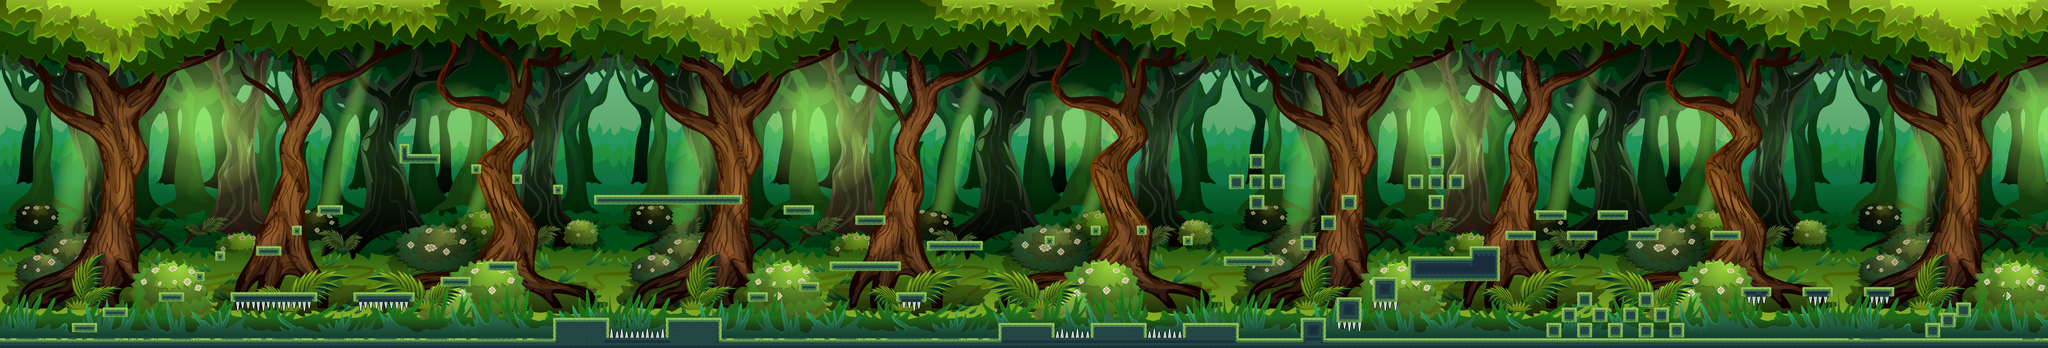

Rendered tile map (Tiled .tmx) drawn with the repository's tilesets; below, a short description and the map source with its tile grids summarised:
An orthogonal 400x68 tile map with 16x16 px tiles, 3 tile layers (Background, Elements, Ground), 5 tilesets and 118 objects (25x coinSpawn, 11x spike, playerSpawn, finishSpawn, snake).

<map version="1.2" tiledversion="1.2.3" orientation="orthogonal" renderorder="right-down" width="400" height="68" tilewidth="16" tileheight="16" infinite="0" nextlayerid="25" nextobjectid="201">
 <tileset firstgid="1" name="jungleSheet" tilewidth="16" tileheight="16" tilecount="741" columns="39">
  <image source="../../titlesets/jungleSheet.png" width="624" height="304" />
 </tileset>
 <tileset firstgid="742" name="Cartoon_Forest_BG_720p" tilewidth="16" tileheight="16" tilecount="3600" columns="80">
  <image source="Cartoon_Forest_BG_720p.png" width="1280" height="720" />
 </tileset>
 <tileset firstgid="4342" name="spikes" tilewidth="16" tileheight="16" tilecount="100" columns="10">
  <image source="../../titlesets/Obstacle Spike/spikes.png" width="164" height="160" />
 </tileset>
 <tileset firstgid="4442" name="spikes_8" tilewidth="16" tileheight="16" tilecount="8" columns="4">
  <image source="../../titlesets/spikes/spikes_8.png" width="64" height="38" />
 </tileset>
 <tileset firstgid="4450" name="Cartoon_Forest_BG_01" tilewidth="16" tileheight="16" tilecount="8040" columns="120">
  <image source="Cartoon_Forest_BG_01.png" width="1920" height="1080" />
 </tileset>
 <layer id="16" name="Background" width="400" height="68">
  <data>[27200 cells, 27200 non-empty, 8041 distinct tile ids]</data>
 </layer>
 <layer id="17" name="Elements" width="400" height="68">
  <data>[27200 cells, 1760 non-empty, 112 distinct tile ids]</data>
 </layer>
 <layer id="18" name="Ground" width="400" height="68">
  <data>[27200 cells, 464 non-empty, 27 distinct tile ids]</data>
 </layer>
 <objectgroup id="9" name="Terrain">
  <object id="3" x="719.667" y="914.603" width="270" height="28.7273" />
  <object id="6" x="0.333333" y="1057.33" width="6399.12" height="30.6667" />
  <object id="8" x="1105" y="913.303" width="190" height="28.7273" />
  <object id="10" x="1728" y="993" width="175.667" height="63" />
  <object id="11" x="-6" y="1" width="6.66667" height="1087" />
  <object id="40" x="2080" y="992" width="170" height="65" />
  <object id="48" x="322" y="964" width="75" height="25" />
  <object id="50" x="498" y="914" width="73" height="29" />
  <object id="62" x="1380" y="867" width="88" height="27" />
  <object id="63" x="1525" y="820" width="87" height="26" />
  <object id="73" x="1859" y="611" width="459" height="27" />
  <object id="74" x="2453" y="642" width="91" height="31" />
  <object id="76" x="2342" y="917" width="59" height="27" />
  <object id="77" x="2593" y="820" width="221" height="25" />
  <object id="79" x="2900" y="755" width="174" height="25" />
  <object id="82" x="6392.67" y="3.5" width="6.66667" height="1085" />
  <object id="97" x="608.5" y="850" width="30" height="26" />
  <object id="98" x="803.5" y="770.5" width="73" height="29" />
  <object id="99" x="910.5" y="706.5" width="32" height="29" />
  <object id="100" x="995.5" y="640.5" width="73" height="29" />
  <object id="105" x="1473.5" y="513.5" width="29" height="29" />
  <object id="106" x="1602.5" y="546.5" width="29" height="29" />
  <object id="107" x="1729.5" y="578.5" width="29" height="29" />
  <object id="108" x="1249.5" y="482.5" width="125" height="29" />
  <object id="109" x="1249.5" y="451.5" width="29" height="29" />
  <object id="112" x="2674.5" y="678.5" width="91" height="20" />
  <object id="116" x="674" y="790" width="30" height="26" />
  <object id="117" x="226.5" y="1012.5" width="75" height="25" />
  <object id="121" x="3119" y="1011.5" width="174" height="44" />
  <object id="122" x="3409" y="1011.5" width="174" height="44" />
  <object id="123" x="3697" y="1011.5" width="174" height="43" />
  <object id="124" x="4067" y="996" width="73" height="62" />
  <object id="125" x="4177" y="931" width="77" height="77" />
  <object id="126" x="4290" y="867" width="76" height="78" />
  <object id="127" x="4401" y="803" width="286" height="76" />
  <object id="132" x="3265.5" y="736.5" width="29" height="29" />
  <object id="133" x="3408.5" y="707.5" width="29" height="29" />
  <object id="134" x="3553.5" y="706.5" width="29" height="29" />
  <object id="135" x="3696.5" y="737.5" width="29" height="29" />
  <object id="136" x="2496.5" y="879.5" width="63" height="31" />
  <object id="137" x="4066" y="741" width="45" height="43" />
  <object id="138" x="4131.5" y="676" width="45" height="43" />
  <object id="139" x="4193.5" y="612" width="45" height="45" />
  <object id="144" x="3824.5" y="805" width="158" height="25" />
  <object id="145" x="3968.5" y="548" width="45" height="43" />
  <object id="148" x="4401.5" y="548" width="45" height="44" />
  <object id="149" x="4464.5" y="485" width="45" height="43" />
  <object id="150" x="4465.5" y="547" width="45" height="46" />
  <object id="151" x="4465.5" y="609" width="45" height="46" />
  <object id="152" x="4529.5" y="546" width="45" height="46" />
  <object id="153" x="3906.5" y="487" width="45" height="41" />
  <object id="154" x="3906.5" y="610" width="45" height="46" />
  <object id="155" x="3842.5" y="547" width="45" height="46" />
  <object id="156" x="3905.5" y="546" width="45" height="46" />
  <object id="157" x="2800.5" y="915.5" width="93" height="25" />
  <object id="166" x="4929.5" y="915" width="45" height="46" />
  <object id="167" x="4975.5" y="962" width="45" height="46" />
  <object id="168" x="4880.5" y="963" width="45" height="46" />
  <object id="169" x="4833.5" y="1011" width="45" height="46" />
  <object id="170" x="4929.5" y="1011" width="45" height="46" />
  <object id="171" x="5026.5" y="1012" width="45" height="46" />
  <object id="172" x="5073.5" y="964" width="45" height="46" />
  <object id="173" x="5122.5" y="915" width="45" height="46" />
  <object id="174" x="5169.5" y="961" width="45" height="46" />
  <object id="175" x="5217.5" y="1011" width="45" height="46" />
  <object id="176" x="5121.5" y="1012" width="45" height="46" />
  <object id="177" x="4706.5" y="721" width="91" height="28" />
  <object id="178" x="4803.5" y="658" width="91" height="28" />
  <object id="179" x="4898.5" y="722" width="91" height="28" />
  <object id="180" x="4995.5" y="659" width="91" height="28" />
  <object id="181" x="5088.5" y="723" width="91" height="28" />
  <object id="184" x="4593.5" y="771" width="94" height="31" />
  <object id="186" x="5346.5" y="722" width="91" height="28" />
  <object id="187" x="5443.5" y="899" width="91" height="28" />
  <object id="188" x="5634.5" y="897" width="91" height="28" />
  <object id="189" x="5826.5" y="899" width="91" height="28" />
  <object id="198" x="6018.5" y="1015" width="48" height="41" />
  <object id="199" x="6066.5" y="976" width="49" height="46" />
  <object id="200" x="6113.5" y="947" width="45" height="46" />
 </objectgroup>
 <objectgroup id="10" name="Spawn">
  <object id="4" name="playerSpawn" x="32.8333" y="1028.33" width="14" height="15.3333" />
  <object id="20" name="coinSpawn" x="2478.5" y="1024" width="17" height="15" />
  <object id="21" name="finishSpawn" x="6305.5" y="1022" width="33.5" height="34" />
  <object id="55" name="coinSpawn" x="1775.5" y="767.5" width="17" height="15" />
  <object id="58" name="coinSpawn" x="1193.5" y="1031.5" width="17" height="15" />
  <object id="59" name="coinSpawn" x="349.5" y="911.5" width="17" height="15" />
  <object id="67" name="coinSpawn" x="1935.5" y="558.5" width="17" height="15" />
  <object id="69" name="coinSpawn" x="2090.5" y="559.5" width="17" height="15" />
  <object id="71" name="coinSpawn" x="2257.5" y="559.5" width="17" height="15" />
  <object id="84" name="coinSpawn" x="847.5" y="864.5" width="17" height="15" />
  <object id="90" name="coinSpawn" x="1252.5" y="709.5" width="17" height="15" />
  <object id="102" name="coinSpawn" x="1256.5" y="422.5" width="17" height="15" />
  </objectgroup>
 <objectgroup id="12" name="Enemies">
  <!-- 12 objects omitted --></objectgroup>
</map>
<!-- 27 of 118 objects omitted -->
